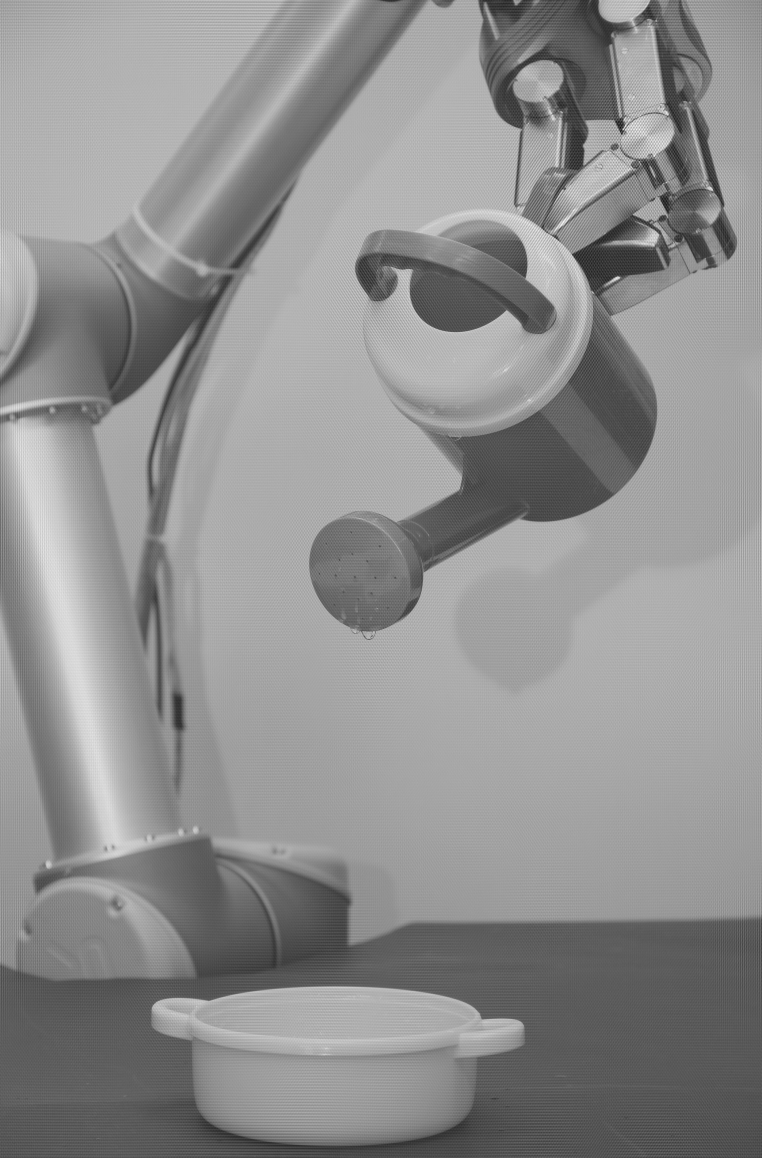
//> input picture images/Image4_2.png, 1524 x 2316 px (shown at 1/2 size)
$ ./Image4_2   (built with g++ and OpenCV 4)
//> lines starting //> are read from the running program, lines starting //| are printed output that depends on the picture
//> further down, src is the input picture: 2316 rows x 1524 cols, CV_8UC1; min 0, max 255, mean 142.8
### vis/vis.h
#ifndef VISION_MINI_PROJECT_VIS_H
#define VISION_MINI_PROJECT_VIS_H

#include <opencv2/core/core.hpp>

namespace vis {
    // Analytics
    cv::Mat calcHist(const cv::Mat &img, bool accumulate = false);

    cv::Mat histImage(const cv::Mat &hist, double gamma = 1);

    void showHist(const cv::String &title, const cv::Mat &hist, double gamma = 1);

    cv::Mat fft2d(const cv::Mat &img);

    cv::Mat ifft2d(const cv::Mat &fft2d);

    // Intensity transformations
    cv::Mat brighten(const cv::Mat &src, int intensity);

    cv::Mat histogramStretch(const cv::Mat &src, uchar mi, uchar ma);

    cv::Mat histogramStretch(const cv::Mat &src, float threshold = 0);

    // Filters
    cv::Mat maxFilter(const cv::Mat &src, unsigned int kernelSize);

    cv::Mat meanMinMax(const cv::Mat &src, unsigned int kernelSize, uchar min, uchar max);

    cv::Mat medianMinMax(const cv::Mat &src, unsigned int kernelSize, uchar min, uchar max);

    cv::Mat adaptiveMedian(const cv::Mat &img, unsigned int MaxKernelSize);

    cv::Mat adaptiveNoiseReduction(const cv::Mat &src, unsigned int kernelSize, double var);

    // Utils
    int extractKernel(const cv::Mat &src, std::vector<uchar> &kernel, int x, int y, unsigned int kernelSize);

    std::vector<uchar> extractKernel(const cv::Mat &src, int x, int y, unsigned int kernelSize);

    std::vector<uchar> extractKernel(const cv::Mat &src, const cv::Point &center, unsigned int kernelSize);

    cv::Mat cropBorder(const cv::Mat &src, int borderWidth);

    cv::Mat scale(const cv::Mat &src, double scale);

    void show(const cv::String &title, const cv::Mat &src, double scale = 1);

    cv::Mat fft2dMagnitude(const cv::Mat &fft2d);

    void flipQuadrants(cv::Mat &src);

    std::pair<double, double> meanvar(const uchar *begin, const uchar *end);
}

#endif //VISION_MINI_PROJECT_VIS_H

### vis/utils.cpp
#include <opencv2/core/core.hpp>
#include <opencv2/imgproc/imgproc.hpp>
#include <opencv2/highgui/highgui.hpp>
#include "vis.h"
#include <numeric>

// [23 lines left out: functions extractKernel, extractKernel, not called in this run]

std::vector<uchar> vis::extractKernel(const cv::Mat &src, const cv::Point &center, unsigned int kernelSize) {
    return extractKernel(src, center.x, center.y, kernelSize);
}

// [10 lines left out: function cropBorder, not called in this run]

cv::Mat vis::scale(const cv::Mat &src, double scale) {
//> called with scale = 0.2
    int width = int(round(src.cols * scale));
//> width = 305
    int height = int(round(src.rows * scale));
//> height = 463
    cv::Mat dst(height, width, src.type());
    cv::resize(src, dst, dst.size(), 0, 0, CV_INTER_AREA);
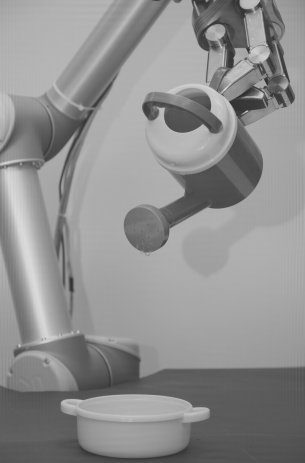
//> dst: 463 rows x 305 cols, CV_8UC1; min 45, max 218, mean 142.8
    return dst;
}

void vis::show(const cv::String &title, const cv::Mat &src, double scale) {
    if (scale == 1) {
        cv::imshow(title, src);
    } else {
        cv::imshow(title, vis::scale(src, scale));
    }
}

void vis::flipQuadrants(cv::Mat &src) {
    int cx = src.cols / 2;
    int cy = src.rows / 2;

    cv::Mat q0(src, cv::Rect(0, 0, cx, cy));
    cv::Mat q1(src, cv::Rect(cx, 0, cx, cy));
    cv::Mat q2(src, cv::Rect(0, cy, cx, cy));
    cv::Mat q3(src, cv::Rect(cx, cy, cx, cy));

    cv::Mat tmp;
    q0.copyTo(tmp);
    q3.copyTo(q0);
    tmp.copyTo(q3);

    q1.copyTo(tmp);
    q2.copyTo(q1);
    tmp.copyTo(q2);
}

// [8 lines left out: function meanvar, not called in this run]

### vis/fft2d.cpp
#include <opencv2/imgproc/imgproc.hpp>
#include <opencv/cv.hpp>
#include "vis.h"
#include <iostream>

cv::Mat vis::fft2d(const cv::Mat &src) {
    cv::Mat padded;
    cv::copyMakeBorder(src, padded, 0, src.rows, 0, src.cols, cv::BORDER_CONSTANT, cv::Scalar::all(0));
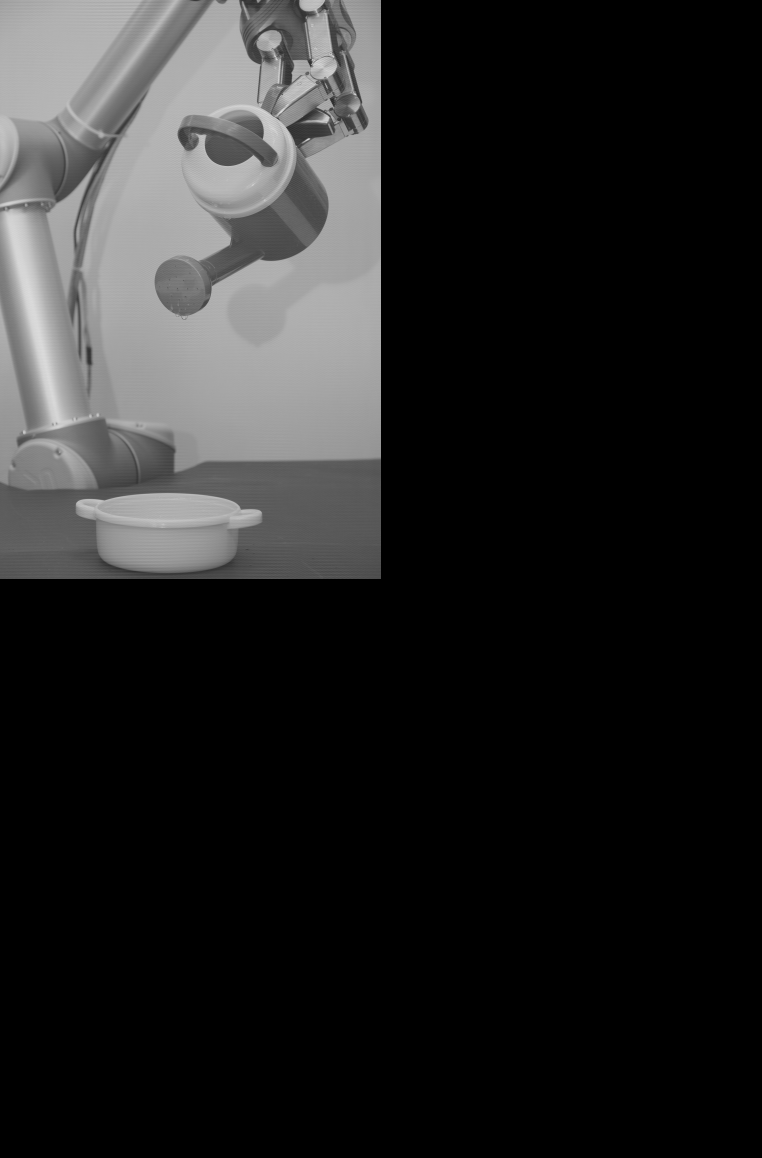
//> padded: 4632 rows x 3048 cols, CV_8UC1 (shown at 1/4 size); min 0, max 255, mean 35.7

    cv::Mat planes[] = {cv::Mat_<float>(padded), cv::Mat::zeros(padded.size(), CV_32F)};
//> planes[1]: 4632 rows x 3048 cols, CV_32FC1; every value is 0
    cv::Mat cmplx;
    cv::merge(planes, 2, cmplx);

    cv::dft(cmplx, cmplx);
    vis::flipQuadrants(cmplx);

    return cmplx;
}

cv::Mat vis::ifft2d(const cv::Mat &fft2d) {
    cv::Mat cmplx = fft2d.clone();
    vis::flipQuadrants(cmplx);

    cv::Mat img;
    cv::dft(cmplx, img, cv::DFT_INVERSE | cv::DFT_SCALE | cv::DFT_REAL_OUTPUT);
    img.convertTo(img, CV_8U);

    return img(cv::Rect(0, 0, cmplx.cols / 2, cmplx.rows / 2));
}

// [14 lines left out: function showfft2dMagnitude, not called in this run]

### app/Image4_2.cpp
#include "vis.h"
#include <opencv2/imgproc/imgproc.hpp>
#include <opencv2/highgui/highgui.hpp>
#include <iostream>

int main() {
    const float scale = 0.2;
    cv::Mat src = cv::imread("../images/Image4_2.png", cv::IMREAD_GRAYSCALE);
    vis::show("src", src, scale);

    cv::Mat fft2d = vis::fft2d(src);
    vis::showfft2dMagnitude("src freq mag", fft2d, scale / 2);
//> (this line was passed over: showfft2dMagnitude is not available in this run)

    double r = fft2d.cols / 4.0 * 1.05;
//> r = 800.1

    cv::Point centerPoint(fft2d.cols / 2, fft2d.rows / 2);
//> centerPoint = Point(1524, 2316)

    for (int i = 0; i < 8; i++) {
        double angle = (2 * M_PI * i) / 8.0;
        int x = int(round(cos(angle) * r + centerPoint.x));
        int y = int(round(sin(angle) * r + centerPoint.y));
        cv::circle(fft2d, cv::Point(x, y), 20, cv::Scalar(0), -1);
    }
//> this loop made 8 passes
//> (x, y) on passes 1 to 8: (2324, 2316), (2090, 2882), (1524, 3116), (958, 2882), (724, 2316), (958, 1750), (1524, 1516), (2090, 1750)

    vis::showfft2dMagnitude("filter applied to freq mag", fft2d, scale / 2);
//> (this line was passed over: showfft2dMagnitude is not available in this run)

    cv::Mat res = vis::ifft2d(fft2d);
//> in ifft2d, `cv::dft(cmplx, img, cv::DFT_INVERSE | cv::DFT_SCALE | cv::DFT_REAL_OUT..`:
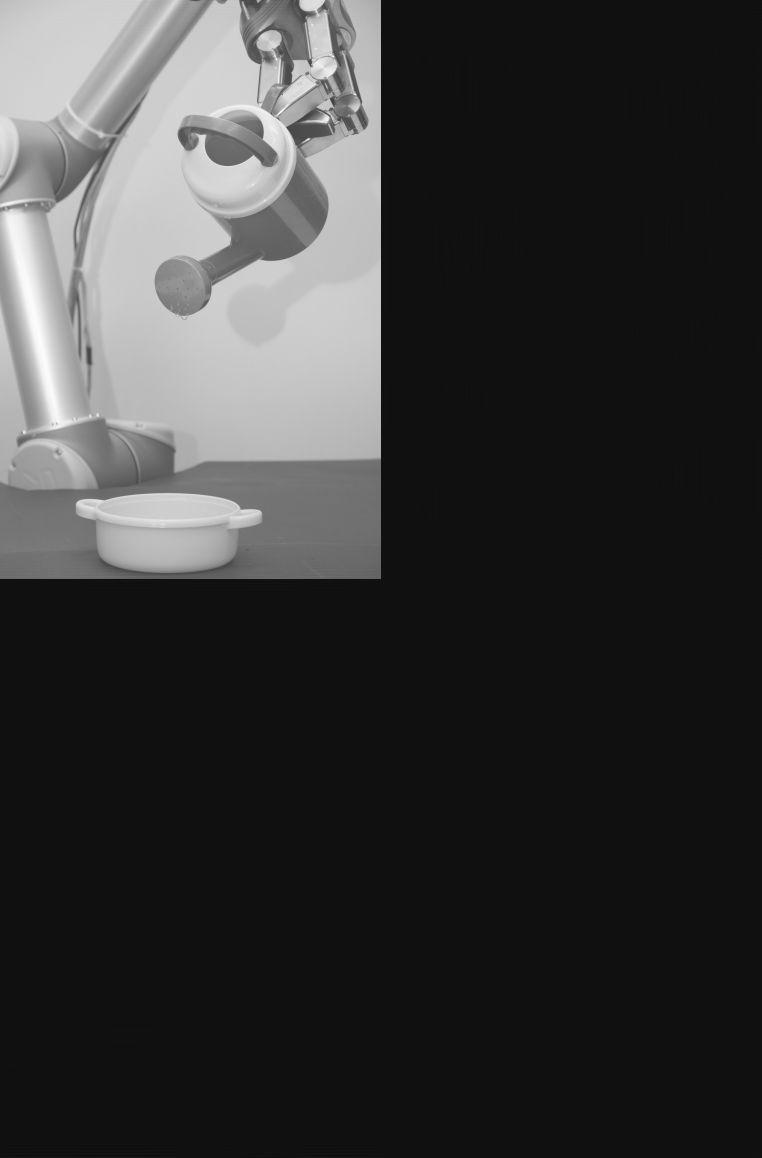
//> img: 4632 rows x 3048 cols, CV_32FC1 (shown at 1/4 size); min -15.55, max 220.4, mean 35.7; drawn with min black and max white
    vis::show("res", res, scale);

    cv::waitKey(0);
    return 0;
}
